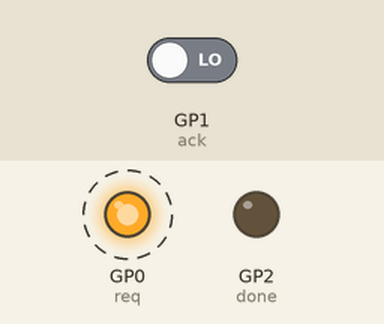
Simulated run of this program. Board: Raspberry Pi Pico running MicroPython. Parts: output pins drawn as LEDs (lit = HIGH). Dashed ring = blinking. Inputs (shaded band) come from the test bench; at power-on: GP1 (ack) LOW. What the program prints to the serial console is not drawn. At 0.4 s the program stops and its outputs stay as they are.

Above: at 0.04 s.
Timing chart, 0 to 1.9 s (numbered marks = the images above):
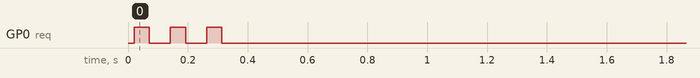

The program:

handshake_a.py
```python
# Board A of Examples.MultiMcu.Handshake: request/acknowledge handshake with
# board B over two wires. A raises REQ (GP0), B answers on ACK (GP1) from a
# Pin.irq handler; A measures how long B took, then releases REQ and waits
# for ACK to fall. GP2 lights up once every round has been acknowledged.
from machine import Pin
import time

ROUNDS = 3
TIMEOUT_US = 20000

req = Pin(0, Pin.OUT)
ack = Pin(1, Pin.IN)
done = Pin(2, Pin.OUT)
req.off()


def wait_ack(level):
    # sleep_ms() returns early when an input changes: the latency measured is
    # the response time of B, not a multiple of the polling period.
    t0 = time.ticks_us()
    while ack.value() != level:
        if time.ticks_diff(time.ticks_us(), t0) > TIMEOUT_US:
            return None
        time.sleep_ms(1)
    return time.ticks_diff(time.ticks_us(), t0)


acknowledged = 0
for i in range(ROUNDS):
    time.sleep(0.02)
    req.on()
    up = wait_ack(1)
    time.sleep(0.03)
    req.off()
    down = wait_ack(0)
    print('round', i, '- ACK raised after', up, 'us, released after', down, 'us')
    if up is not None and down is not None:
        acknowledged += 1
    time.sleep(0.05)

print('rounds acknowledged:', acknowledged, '/', ROUNDS)
if acknowledged == ROUNDS:
    done.on()
```

Measured:
- by itself, GP0 (req): alternates HIGH for 0.05 s and LOW for 0.07 s, 6 changes in all, then stays LOW
